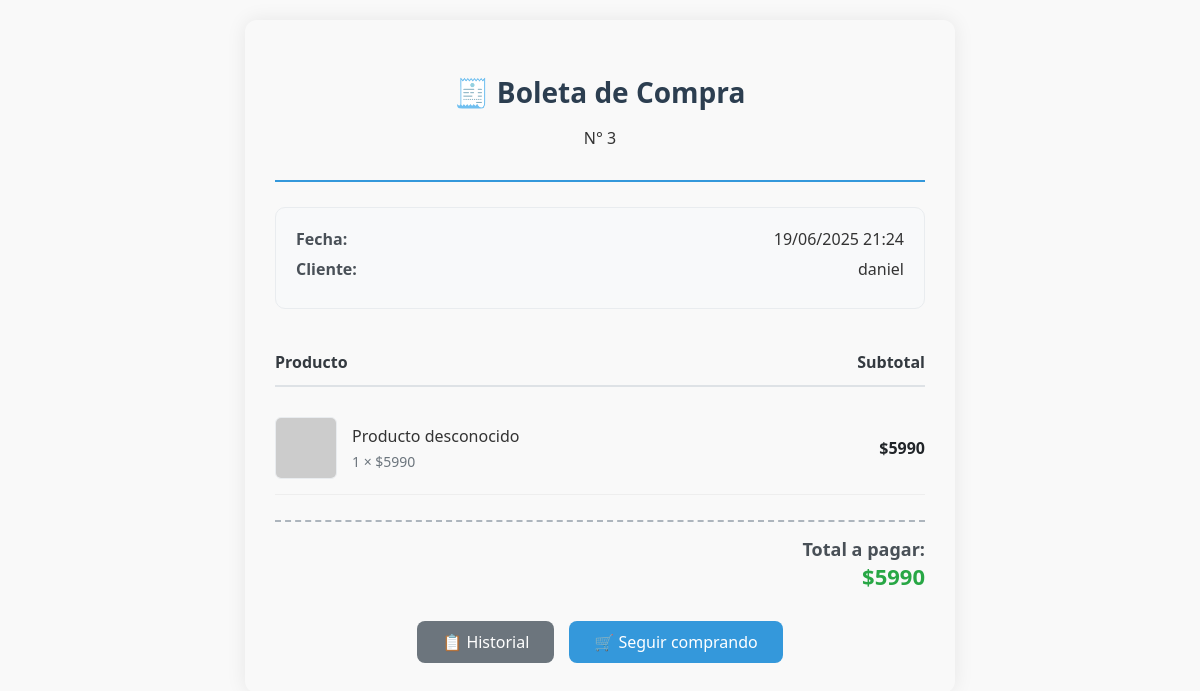
The page /boleta/3/ (signed in) on the database its author committed.
### tienda_web/models.py (models this page shows, shortened)
class Boleta(models.Model):
    usuario = models.ForeignKey(User, on_delete=models.CASCADE)
    total = models.DecimalField(max_digits=10, decimal_places=2)
    fecha = models.DateTimeField(auto_now_add=True)

class DetalleBoleta(models.Model):
    boleta = models.ForeignKey(Boleta, related_name='detalles', on_delete=models.CASCADE)
    producto_id = models.IntegerField(default=0)  # Valor por defecto temporal
    nombre_producto = models.CharField(max_length=255, default="Producto desconocido")
    cantidad = models.PositiveIntegerField(default=1)
    precio_unitario = models.DecimalField(max_digits=10, decimal_places=2, default=0)
    imagen_url = models.URLField(blank=True, default="")
    @property
    def subtotal(self):
        return self.cantidad * self.precio_unitario

### tienda_web/views.py (the view)
# urls.py: path('boleta/<int:boleta_id>/', views.ver_boleta, name='ver_boleta'),
def ver_boleta(request, boleta_id):
    if not request.user.is_authenticated:
        return redirect('login')
    try:
        boleta = Boleta.objects.get(id=boleta_id, usuario=request.user)
        detalles = boleta.detalles.all()  # Usamos la relación inversa
        print(f"Boleta ID: {boleta.id}")
        print(f"Total: {boleta.total}")
        print(f"Número de detalles: {detalles.count()}")
        return render(request, 'boleta_generada.html', {
            'boleta': boleta,
            'detalles': detalles
        })
    except Boleta.DoesNotExist:
        messages.error(request, "La boleta no existe")
        return redirect('historial_compras')

### tienda_web/templates/boleta_generada.html (shortened to what this page needs)
<!DOCTYPE html>
<html lang="es">
<head>
</head>
<body>
    <div class="header">
        <h2>🧾 Boleta de Compra</h2>
        <p>N° {{ boleta.id }}</p>
    </div>
    <div class="resumen">
        <div class="resumen-item">
            <span class="resumen-label">Fecha:</span>
            <span class="resumen-value">{{ boleta.fecha|date:"d/m/Y H:i" }}</span>
        </div>
        <div class="resumen-item">
            <span class="resumen-label">Cliente:</span>
            <span class="resumen-value">{{ boleta.usuario.username }}</span>
        </div>
    </div>
    <div class="productos-header">
        <span>Producto</span>
        <span>Subtotal</span>
    </div>
    {% for detalle in detalles %}
    <div class="producto-item">
        <div class="producto-info">
            {% if detalle.imagen_url %}
                <img src="{{ detalle.imagen_url }}" alt="{{ detalle.nombre_producto }}" class="producto-imagen">
            {% else %}
                <img src="https://via.placeholder.com/60/e9ecef/6c757d?text=Prod" class="producto-imagen">
            {% endif %}
            <div>
                <div class="producto-nombre">{{ detalle.nombre_producto }}</div>
                <div class="producto-detalle">{{ detalle.cantidad }} × ${{ detalle.precio_unitario|floatformat:0 }}</div>
            </div>
        </div>
        <div class="producto-precios">
            <div class="subtotal">${{ detalle.subtotal|floatformat:0 }}</div>
        </div>
    </div>
    {% endfor %}
    <div class="total-section">
        <div class="total-label">Total a pagar:</div>
        <div class="total-value">${{ boleta.total|floatformat:0 }}</div>
    </div>
    <div class="actions">
        <a href="{% url 'historial_compras' %}" class="btn btn-secondary">📋 Historial</a>
        <a href="{% url 'catalogo' %}" class="btn btn-primary">🛒 Seguir comprando</a>
    </div>
</body>
</html>

### tienda_web/templates/boleta_generada.html (style rules this page uses)
body { font-family: 'Segoe UI', Tahoma, Geneva, Verdana, sans-serif; background-color: #f9f9f9; color: #333; padding: 30px; max-width: 650px; margin: 20px auto; border-radius: 12px; box-shadow: 0 0 20px rgba(0,0,0,0.08); }
.header { text-align: center; margin-bottom: 25px; padding-bottom: 15px; border-bottom: 2px solid #3498db; }
.header h2 { color: #2c3e50; margin-bottom: 5px; font-size: 28px; }
.resumen { background-color: #f8f9fa; padding: 20px; border-radius: 10px; margin-bottom: 30px; border: 1px solid #e9ecef; }
.resumen-item { display: flex; justify-content: space-between; margin-bottom: 8px; }
.resumen-label { font-weight: 600; color: #495057; }
.resumen-value { font-weight: 500; }
.productos-header { display: flex; justify-content: space-between; padding: 12px 0; border-bottom: 2px solid #dee2e6; margin-bottom: 15px; font-weight: 600; color: #343a40; }
.producto-item { display: flex; justify-content: space-between; align-items: center; padding: 15px 0; border-bottom: 1px solid #eee; }
.producto-info { display: flex; align-items: center; flex: 2; }
.producto-imagen { width: 60px; height: 60px; object-fit: cover; border-radius: 6px; margin-right: 15px; border: 1px solid #e9ecef; }
.producto-nombre { font-weight: 500; margin-bottom: 5px; }
.producto-detalle { font-size: 14px; color: #6c757d; }
.producto-precios { text-align: right; flex: 1; }
.subtotal { font-weight: 600; color: #212529; }
.total-section { margin-top: 25px; padding-top: 15px; border-top: 2px dashed #adb5bd; text-align: right; }
.total-label { font-size: 18px; font-weight: 600; color: #495057; }
.total-value { font-size: 22px; font-weight: 700; color: #28a745; }
.actions { margin-top: 30px; display: flex; justify-content: center; gap: 15px; }
.btn { padding: 10px 25px; border-radius: 8px; text-decoration: none; font-weight: 500; transition: all 0.3s; }
.btn-primary { background-color: #3498db; color: white; }
.btn-secondary { background-color: #6c757d; color: white; }

### rows shown on the page
Boleta: id "3", fecha "19/06/2025 21:24", usuario.username "daniel", total "5990"
DetalleBoleta: nombre_producto "Producto desconocido", cantidad "1", precio_unitario "5990", subtotal "5990"
